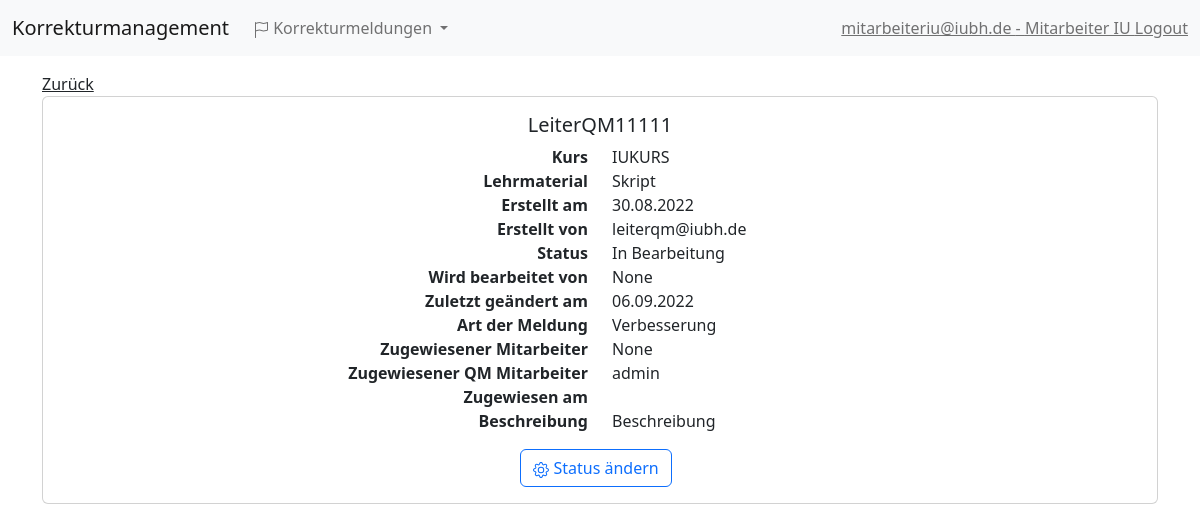
/reports/detail/23 (signed in), run on the app's committed database.
### reporting_system/models.py (models this page shows, shortened)
class CorrectionReport(models.Model):
    class DocumentType(models.TextChoices):
        SCRIPT = 1, _('Skript')
        LITERATURE = 2, _('Literaturliste')
        ONLINE_TESTS = 3, _('Online Tests')
        EVALUATION = 4, _('Kursevaluation')
        EXAM = 5, _('Musterklausur')
        EXAM_SOLUTIONS = 6, _('Musterlösung')
        SLIDE_SET = 7, _('Foliensätze für Präsenzstudium')
        PODCAST = 8, _('Podcast')
        PRESENTATION = 9, _('Präsentation')
        INTERACTIVE_LECTURE = 10, _('Interaktive Lehrveranstaltung')
        TUTORIAL = 11, _('Tutorium')
        TUTORIAL_DOCUMENTS = 12, _('Dokumente Tutorium')
        REPETITORIUM = 13, _('Repetitorium')
        LEARNING_SPRINT = 14, _('Learning Sprint')
        WORKBOOK = 15, _('Workbook Aufgaben')
        BOOTCAMP = 16, _('Bootcamp')
        SHORTCAST = 17, _('Shortcast')
        LIVE_TUTORIAL = 18, _('Live-Tutorial')
        TASK = 19, _('Aufgabenstellung: Schriftliche Ausarbeitung')
        GALLERY = 20, _('Videogalerie')
        PRE_ASSESSMENT = 21, _('Pre-Assessment')
        OTHER = 22, _('Sonstige Dokumente')
    class ReportType(models.TextChoices):
        MISTAKE = 1, _('Fehler')
        CORRECTION = 2, _('Verbesserung')
        MISSPELLING = 3, _('Rechtschreibfehler')
    class ReportStatus(models.TextChoices):
        REPORTED = 1, _('Erstellt')
        ASSIGNED = 2, _('Zugewiesen')
        REJECTED = 3, _('Abgelehnt')
        IN_PROCESS = 4, _('In Bearbeitung')
        WAIT_FOR_FEEDBACK = 5, _('Warten auf Rückmeldung')
        COMPLETED = 6, _('Abgeschlossen')
        CHECKED = 7, _('Geprüft')
    title = models.CharField("Bezeichnung", max_length=254, blank=False, error_messages={
        'required': 'Bitte vergebe für deine Korrekturmeldung eine Bezeichnung.',
        'max_length': 'Die Bezeichnung darf maximal 254 Zeichen lang sein.'
    }, validators=[MinLengthValidator(10, message='Die Bezeichnung muss mindestens 10 Zeichen lang sein')])
    description = models.TextField("Beschreibung", blank=False)
    created_by = models.ForeignKey(settings.AUTH_USER_MODEL, on_delete=models.CASCADE, blank=True)
    assigned_to = models.ForeignKey(settings.AUTH_USER_MODEL, on_delete=models.CASCADE, blank=True, null=True, related_name="assignee")
    qm_manager = models.ForeignKey(settings.AUTH_USER_MODEL, on_delete=models.CASCADE, blank=True, null=True, related_name="qm_manager")
    created_at = models.DateTimeField(auto_now_add=True)
    assigned_at = models.DateTimeField(default=None, blank=True, null=True)
    edited_at = models.DateTimeField(auto_now=True)
    file_name = models.CharField("Dateiname", max_length=254, blank=True, null=True, error_messages={
        'max_length': 'Der Dateiname darf maximal 254 Zeichen lang sein.'
    }, validators=[MinLengthValidator(10, message='Der Dateiname muss mindestens 10 Zeichen lang sein.')])
    file = models.FileField("Datei", upload_to='%Y/%m/%d', blank=True, null=True)
    course = models.CharField("IU Kursbezeichnung", max_length=255, blank=False, error_messages={
        'max_length': 'Die IU Kursbezeichnung darf maximal 255 Zeichen lang sein.'
    })
    comment = models.TextField("Ablehnungs Grund", blank=True, null=True)
    report_status = models.CharField("Status der Korrekturmeldung", max_length=255, choices=ReportStatus.choices,
                                     default=ReportStatus.REPORTED, null=True, blank=True)
    report_type = models.CharField("Art der Korrekturmeldung", max_length=255, choices=ReportType.choices,
                                   default=ReportType.CORRECTION, null=True)
    document_type = models.CharField("Lehrmaterial", max_length=255, choices=DocumentType.choices,
                                     default=DocumentType.SCRIPT)

### reporting_system/views.py (the view)
# urls.py: path("detail/<int:id>", views.reports_detail_view, name="reports_detail"),
def reports_detail_view(request, id):
    report = CorrectionReport.objects.get(id=id)
    ctx = {
        'report': report,
        'assignees': get_assignee_users(),
        'managers': get_qm_users(),
        'creator': report.created_by,
        'role': get_user_role(request.user)
    }
    return render(request, "report_detail.html", ctx)

### reporting_system/services.py (called while the page is built)
def get_user_role(user):
    groups = user.groups.all().values_list('name', flat=True)
    if Roles.QM_LEADER.value in groups:
        return Roles.QM_LEADER.value
    if Roles.QM_MANAGER.value in groups:
        return Roles.QM_MANAGER.value
    if Roles.IU_EMPLOYEE.value in groups:
        return Roles.IU_EMPLOYEE.value
    if Roles.STUDENT.value in groups:
        return Roles.STUDENT.value

def get_assignee_users():
    users = {}
    for user in User.objects.all():
        role = get_user_role(user)
        if role == Roles.IU_EMPLOYEE.value or role == Roles.QM_MANAGER.value:
            users[user] = role
    return users

def get_qm_users():
    users = {}
    for user in User.objects.all():
        role = get_user_role(user)
        if role == Roles.QM_LEADER.value or role == Roles.QM_MANAGER.value:
            users[user] = role
    return users

### reporting_system/templates/report_detail.html (shortened to what this page needs)
{% extends 'base/base.html' %}
{% load static %}
{% block body %}
<a class="navbar-text" href="{% url 'reports' %}">Zurück</a>
<div class="card mx-auto d-flex">
    <div class="card-body">
        <h5 class="card-title text-center">{{ report.title }}</h5>
        <div class="container">
            <div class="row">
                <div class="col text-end">
                    <b>Kurs</b>
                </div>
                <div class="col">
                    {{ report.course}}
                </div>
            </div>
            <div class="row">
                <div class="col text-end">
                    <b>Lehrmaterial</b>
                </div>
                <div class="col">
                    {{ report.get_document_type_display }}
                </div>
            </div>
            <div class="row">
                <div class="col text-end">
                    <b>Erstellt am</b>
                </div>
                <div class="col">
                    {{ report.created_at|date:"d.m.Y"}}
                </div>
            </div>
            <div class="row">
                <div class="col text-end">
                    <b>Erstellt von</b>
                </div>
                <div class="col">
                    {{ report.created_by }}
                </div>
            </div>
            <div class="row">
                <div class="col text-end">
                    <b>Status</b>
                </div>
                <div class="col">
                    {{ report.get_report_status_display}}
                </div>
            </div>
            <div class="row">
                <div class="col text-end">
                    <b>Wird bearbeitet von</b>
                </div>
                <div class="col">
                    {{ report.assigned_to}}
                </div>
            </div>
            <div class="row">
                <div class="col text-end">
                    <b>Zuletzt geändert am</b>
                </div>
                <div class="col">
                    {{ report.edited_at|date:"d.m.Y"}}
                </div>
            </div>
            <div class="row">
                <div class="col text-end">
                    <b>Art der Meldung</b>
                </div>
                <div class="col">
                    {{ report.get_report_type_display}}
                </div>
            </div>
            <div class="row">
                <div class="col text-end">
                    <b>Zugewiesener Mitarbeiter</b>
                </div>
                <div class="col">
                    {{ report.assigned_to}}
                </div>
            </div>
            <div class="row">
                <div class="col text-end">
                    <b>Zugewiesener QM Mitarbeiter</b>
                </div>
                <div class="col">
                    {{ report.qm_manager}}
                </div>
            </div>
            <div class="row">
                <div class="col text-end">
                    <b>Zugewiesen am</b>
                </div>
                <div class="col">
                </div>
            </div>
            <div class="row">
                <div class="col text-end">
                    <b>Beschreibung</b>
                </div>
                <div class="col">
                    {{ report.description}}
                </div>
            </div>
            <div class="d-flex justify-content-center mt-3">
                <div class="btn-group mx-1" role="group">
                    {% if role == 'Mitarbeiter IU'%}
                    <a href="{% url 'edit_report_emp' report.id %}" class="btn btn-outline-primary">
                        Status ändern
                    </a>
                    {% endif %}
                </div>
            </div>
        </div>
    </div>
</div>
{% endblock %}

### reporting_system/templates/base/navbar.html (shortened to what this page needs)
<nav class="navbar navbar-expand-lg bg-light">
    <div class="container-fluid">
        <a class="navbar-brand" href="#">Korrekturmanagement</a>
        <div class="collapse navbar-collapse" id="navbarSupportedContent">
            <ul class="navbar-nav me-auto mb-2 mb-lg-0">
                <li class="nav-item dropdown">
                    <a class="nav-link dropdown-toggle" href="{% url 'reports' %}" role="button" data-bs-toggle="dropdown"
                        aria-expanded="false">
                        Korrekturmeldungen
                    </a>
                </li>
            </ul>
            <div class="d-flex">
                <a class="navbar-text" href="{% url 'logout' %}"> {{ user }} - {{ request.role }} Logout</a>
            </div>
        </div>
    </div>
</nav>

### data on the page
CorrectionReport: title "LeiterQM11111", course "IUKURS", document_type "Skript", created_at "30.08.2022", created_by "leiterqm@iubh.de", report_status "In Bearbeitung", assigned_to "None", edited_at "06.09.2022", report_type "Verbesserung", qm_manager "admin", description "Beschreibung"

### other printed values
{{ user }} "mitarbeiteriu@iubh.de"
{{ request.role }} "Mitarbeiter IU"
